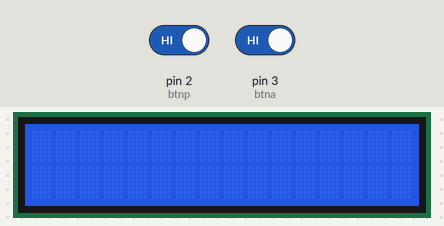
The sketch below on a simulated Arduino Uno, built with avr-gcc and run on an emulated ATmega328P. On the bench: 16×2 character LCD. Inputs (shaded band) come from the test bench; at power-on: pin 2 (btnp) HIGH, pin 3 (btna) HIGH. What the sketch prints to the serial monitor is not drawn.

Above: at 1.2 s.
1.3 s: pin 2 (btnp) driven LOW and pin 3 (btna) driven LOW
At 3.0 s:
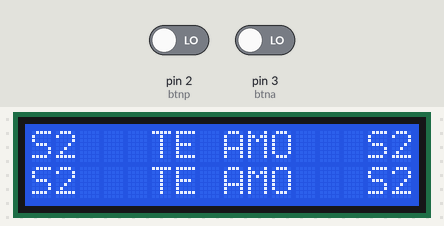
4.3 s: pin 3 (btna) driven HIGH
At 7.2 s:
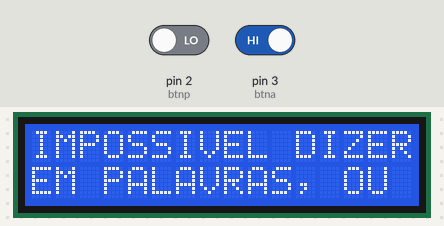
7.3 s: pin 3 (btna) driven LOW
10.3 s: pin 3 (btna) driven HIGH
At 10.56 s:
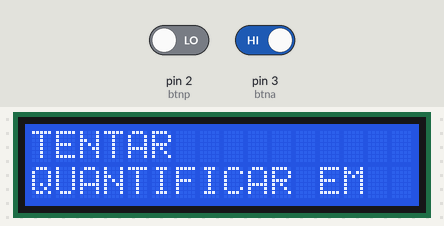
13.3 s: pin 2 (btnp) driven HIGH
16.3 s: pin 2 (btnp) driven LOW
At 17.1 s:
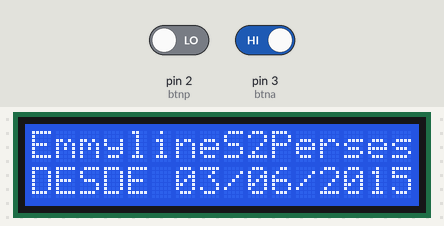
Timing chart, 0 to 19.3 s (numbered marks = the images above; inputs shaded):
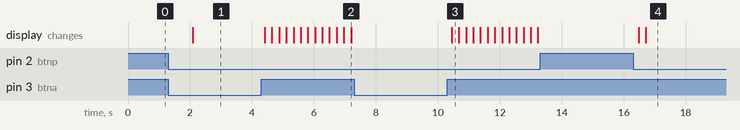

Measured:
- after the input at 1.3 s, the display: changes after 0.80 s (image 1)
- after the input at 4.3 s, the display: first changes after 0.12 s (image 2 shows a later state)
- after the input at 7.3 s, every drawn part: stays the same
- after the input at 10.3 s, the display: changes after 0.15 s (image 3)
- after the input at 13.3 s, every drawn part: stays the same
- after the input at 16.3 s, the display: first changes after 0.18 s (image 4 shows a later state)

The sketch:

EM.ino
```cpp
#include <Wire.h>
#include <LCD.h>
#include <LiquidCrystal_I2C.h>

#define I2C_ADDR 0x3F
#define BLACKLIGHT_PIN 3
#define En 2
#define Rw 1
#define Rs 0
#define D4 4
#define D5 5
#define D6 6
#define D7 7

// Inicializa o display no endereco 0x27
LiquidCrystal_I2C lcd(I2C_ADDR,En,Rw,Rs,D4,D5,D6,D7);

const int btnp = 2;
const int btna = 3;
int pag = 0;
int ebtna = 0;
int ebtnp = 0;
int menu = 1;
void setup()
{
 lcd.begin (16,2);
 pinMode(btna, INPUT_PULLUP);
 pinMode(btnp, INPUT_PULLUP);
 /*pinMode(4, OUTPUT);
 pinMode(5, OUTPUT);
 digitalWrite(4, HIGH);
 digitalWrite(5, HIGH);*/
 Serial.begin(9600);
}

void loop()
{
  if(menu == 1){
    delay(2000);
    ebtna = digitalRead(btna);
    ebtnp = digitalRead(btnp);
    if (ebtnp == LOW) {
      if(ebtna == LOW){
        menu = 2;
      }
    }

  }
  if(menu == 2){
    lcd.setBacklightPin(BLACKLIGHT_PIN,POSITIVE);
    lcd.setBacklight(HIGH);
    ebtna = digitalRead(btna);
    ebtnp = digitalRead(btnp);
    if (ebtnp == LOW) {
      pag = pag + 1;
    }
    if (ebtna == LOW) {
      pag = pag - 1;
    }
    if(pag == 0){
      lcd.setCursor(0,0);
      lcd.print("S2   TE AMO   S2");
      lcd.setCursor(0,1);
      lcd.print("S2   TE AMO   S2");
    }
    if(pag == 1){
      lcd.setCursor(0,0);
      lcd.print("OBRIGADO AMOR   ");
      lcd.setCursor(0,1);
      lcd.print("POR ESSES 3 ANOS");
    }
    if(pag == 2){
      lcd.setCursor(0,0);
      lcd.print("AO TODO SAO :   ");
      lcd.setCursor(0,1);
      lcd.print("36 MESES        ");
    }
    if(pag == 3){
      lcd.setCursor(0,0);
      lcd.print("1095 DIAS       ");
      lcd.setCursor(0,1);
      lcd.print("26280 HORAS     ");
    }
    if(pag == 4){
      lcd.setCursor(0,0);
      lcd.print("JUNTINHOS,      ");
      lcd.setCursor(0,1);
      lcd.print("OBRIGADO POR SER");
    }
    if(pag == 5){
      lcd.setCursor(0,0);
      lcd.print("QUEM VOCE EH,   ");
      lcd.setCursor(0,1);
      lcd.print("OBRIGADO POR    ");
    }
    if(pag == 6){
      lcd.setCursor(0,0);
      lcd.print("TER FEITO DESSES");
      lcd.setCursor(0,1);
      lcd.print("3 ANOS, OS 3ANOS");
    }
    if(pag == 7){
      lcd.setCursor(0,0);
      lcd.print("MAIS FELIZES DA ");
      lcd.setCursor(0,1);
      lcd.print("MINHA VIDA.     ");
    }
    if(pag == 8){
      lcd.setCursor(0,0);
      lcd.print("EMMYLINE VOCE EH");
      lcd.setCursor(0,1);
      lcd.print("TUDO PARA MIM,  ");
    }
    if(pag == 9){
      lcd.setCursor(0,0);
      lcd.print("NAO SEI O QUE   ");
      lcd.setCursor(0,1);
      lcd.print("SERIA DA MINHA  ");
    }
    if(pag == 10){
      lcd.setCursor(0,0);
      lcd.print("VIDA SEM VOCE.  ");
      lcd.setCursor(0,1);
      lcd.print("NAO PRECISO MAIS");
    }
    if(pag == 11){
      lcd.setCursor(0,0);
      lcd.print("TE DIZER O QUAO ");
      lcd.setCursor(0,1);
      lcd.print("IMENSO EH O MEU ");
    }
    if(pag == 12){
      lcd.setCursor(0,0);
      lcd.print("AMOR POR VOCE,  ");
      lcd.setCursor(0,1);
      lcd.print("VOCE SABE, EH   ");
    }
    if(pag == 13){
      lcd.setCursor(0,0);
      lcd.print("IMPOSSIVEL DIZER");
      lcd.setCursor(0,1);
      lcd.print("EM PALAVRAS, OU ");
    }
    if(pag == 14){
      lcd.setCursor(0,0);
      lcd.print("TENTAR          ");
      lcd.setCursor(0,1);
      lcd.print("QUANTIFICAR EM  ");
    }
    if(pag == 15){
      lcd.setCursor(0,0);
      lcd.print("NUMEROS , O QUE ");
      lcd.setCursor(0,1);
      lcd.print("ME RESTA EH TE  ");
    }
    if(pag == 16){
      lcd.setCursor(0,0);
      lcd.print("AGRADECER POR   ");
      lcd.setCursor(0,1);
      lcd.print("TUDO, POR SER   ");
    }
    if(pag == 17){
      lcd.setCursor(0,0);
      lcd.print("MINHA NAMORADA, ");
      lcd.setCursor(0,1);
      lcd.print("POR SER MINHA   ");
    }
    if(pag == 18){
      lcd.setCursor(0,0);
      lcd.print("COMPANHEIRA,    ");
      lcd.setCursor(0,1);
      lcd.print("POR SER MINHA   ");
    }
    if(pag == 19){
      lcd.setCursor(0,0);
      lcd.print("AMIGA, POR SER  ");
      lcd.setCursor(0,1);
      lcd.print("MINHA ANJINHA   ");
    }
    if(pag == 20){
      lcd.setCursor(0,0);
      lcd.print("LINDA, SIM VC EH");
      lcd.setCursor(0,1);
      lcd.print("LINDA, OBRIGADO ");
    }
    if(pag == 21){
      lcd.setCursor(0,0);
      lcd.print("POR MUDAR MINHA ");
      lcd.setCursor(0,1);
      lcd.print("VIDA, E FAZER DE");
    }
    if(pag == 22){
      lcd.setCursor(0,0);
      lcd.print("MIM,O HOMEM MAIS");
      lcd.setCursor(0,1);
      lcd.print("FELIZ DESSE     ");
    }
    if(pag == 23){
      lcd.setCursor(0,0);
      lcd.print("MUNDO, OBRIGADO ");
      lcd.setCursor(0,1);
      lcd.print("POR TUDO.       ");
    }
    if(pag == 24){
      lcd.setCursor(0,0);
      lcd.print("JA SAO 3 ANOS   ");
      lcd.setCursor(0,1);
      lcd.print("MAS MUITOS E    ");
    }
    if(pag == 25){
      lcd.setCursor(0,0);
      lcd.print("MUITOS ANOS     ");
      lcd.setCursor(0,1);
      lcd.print("AINDA VIRAO.    ");
    }
    if(pag == 26){
      lcd.setCursor(0,0);
      lcd.print("HOJE EH DIA 3 E ");
      lcd.setCursor(0,1);
      lcd.print("SAO 3 ANOS DE   ");
    }
    if(pag == 27){
      lcd.setCursor(0,0);
      lcd.print("NAMORO :)       ");
      lcd.setCursor(0,1);
      lcd.print("OBRIGADO S2 S2  ");
    }
    if(pag == 28){
      lcd.setCursor(0,0);
      lcd.print("EmmylineS2Perses");
      lcd.setCursor(0,1);
      lcd.print("DESDE 03/06/2015");
    }


    //Serial.println("prox: " + ebtnp);
    //Serial.println("ante: " + ebtna);
    Serial.println(pag);
    delay(200);
  }
  /*for (int positionCounter = 0; positionCounter < 13; positionCounter++) {
    // scroll one position left:
    lcd.scrollDisplayLeft();
    // wait a bit:
    delay(1000);
  }*/
  //delay(1000);
  //lcd.setBacklight(LOW);
  //delay(1000);
}
```
